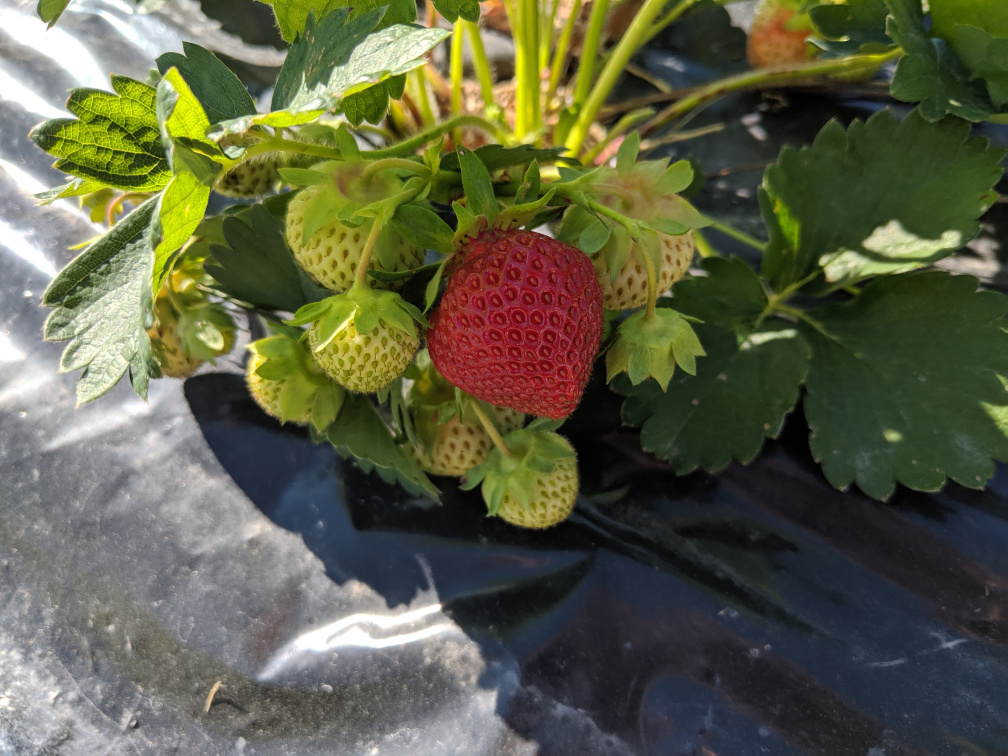
#> input picture Drone/test_image.jpg, 4032 x 3024 px, found by its file name (shown at 1/4 size)
$ python 'CV test.py'
#> lines starting #> are read from the running program, lines starting #| are printed output that depends on the picture
import cv2
print( cv2.__version__ )
from PIL import Image
import numpy as np

Photo=cv2.imread("/home/pi/Desktop/Drone/test_image.jpg")
#> Photo is the input picture: shape (3024, 4032, 3); mean B, G, R 69.3, 95, 92.8
Photo_copy=np.copy(Photo)


Photo_copy=cv2.GaussianBlur(Photo_copy, (31,31),0)
Photo_copy=cv2.cvtColor(Photo_copy,cv2.COLOR_BGR2HSV)
#> Photo_copy: shape (3024, 4032, 3); mean H, S, V 66.1, 96.3, 102.7

H,S,V=cv2.split(Photo_copy)
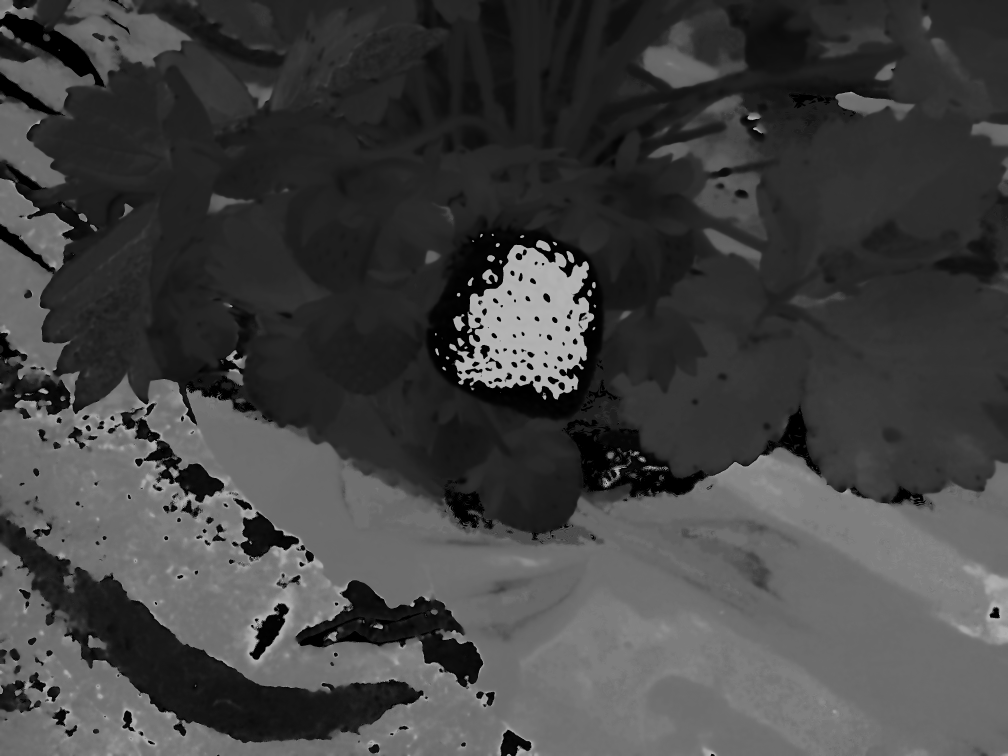
#> H: shape (3024, 4032) (shown at 1/4 size); min 0, max 179, mean 66.1
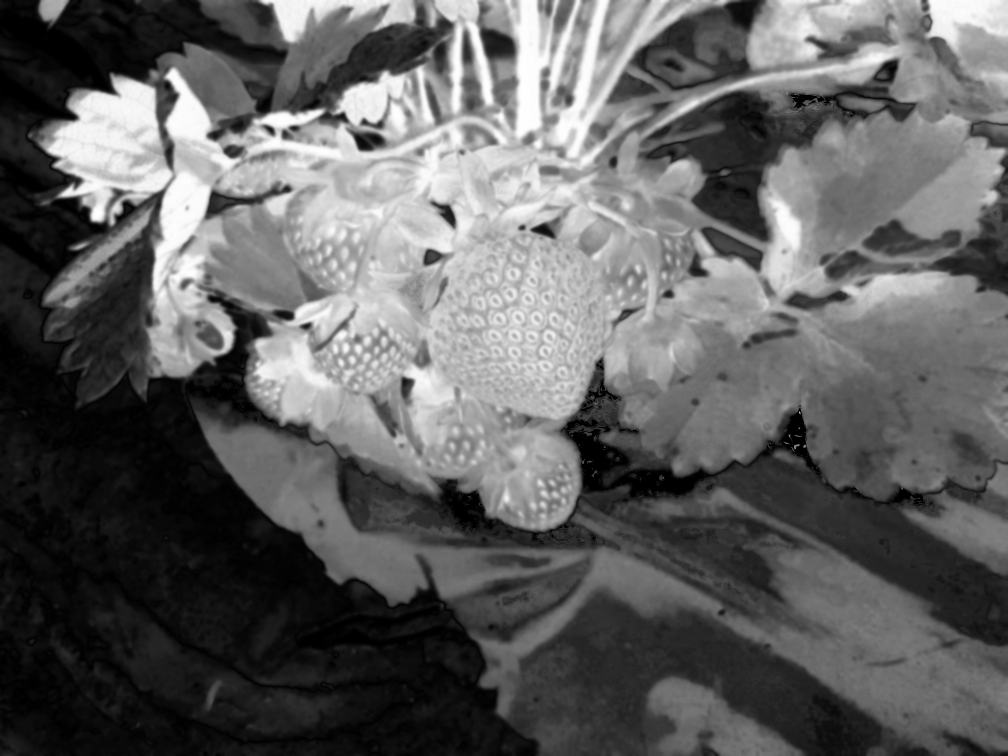
#> S: shape (3024, 4032) (shown at 1/4 size); min 0, max 255, mean 96.3
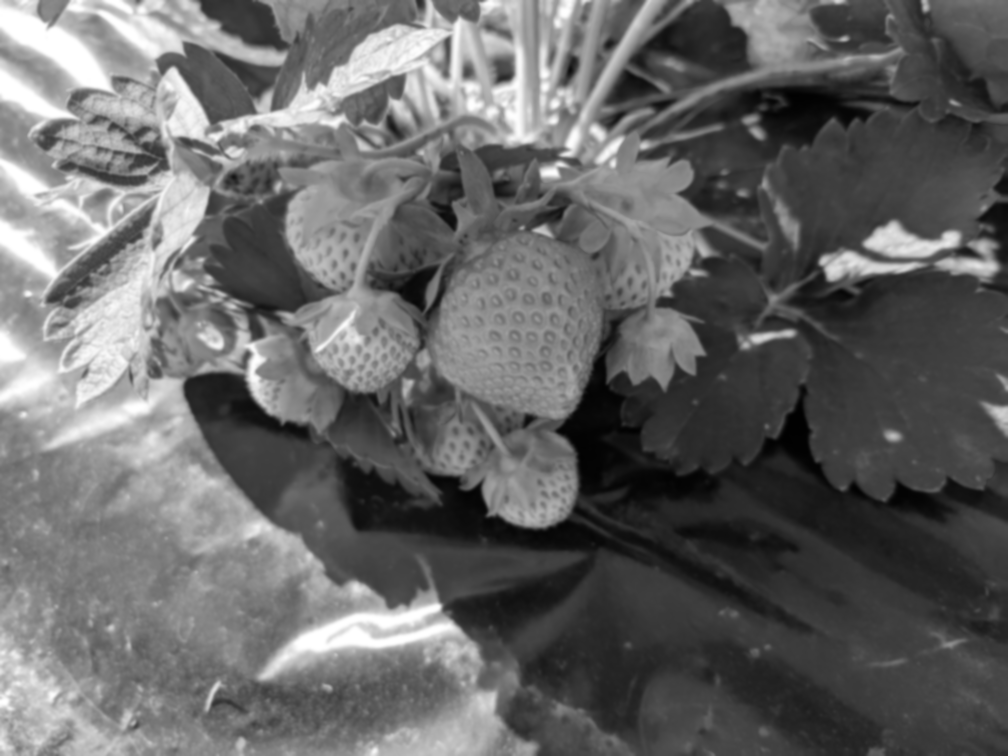
#> V: shape (3024, 4032) (shown at 1/4 size); min 0, max 255, mean 102.7
H=cv2.resize(H,(960,540))
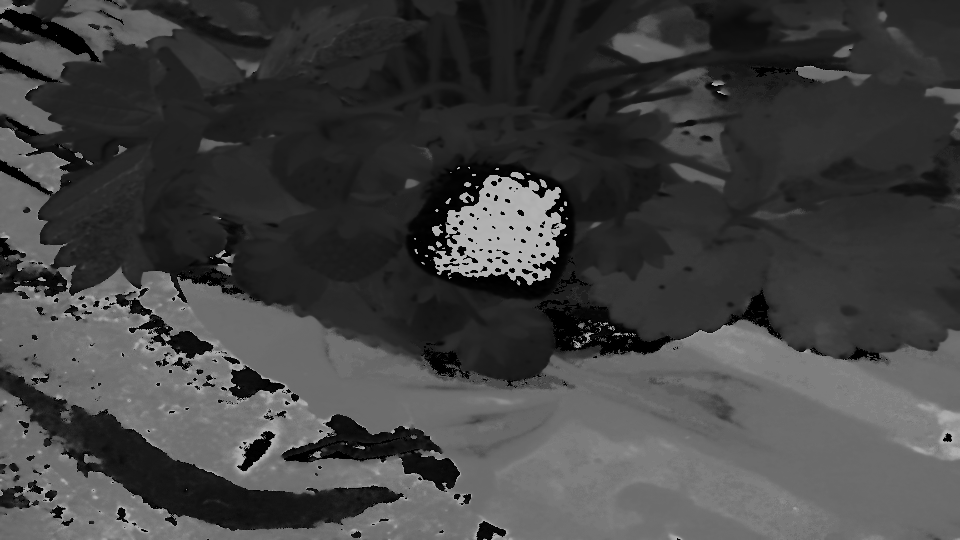
#> H: shape (540, 960); min 0, max 179, mean 66.1
S=cv2.resize(S,(960,540))
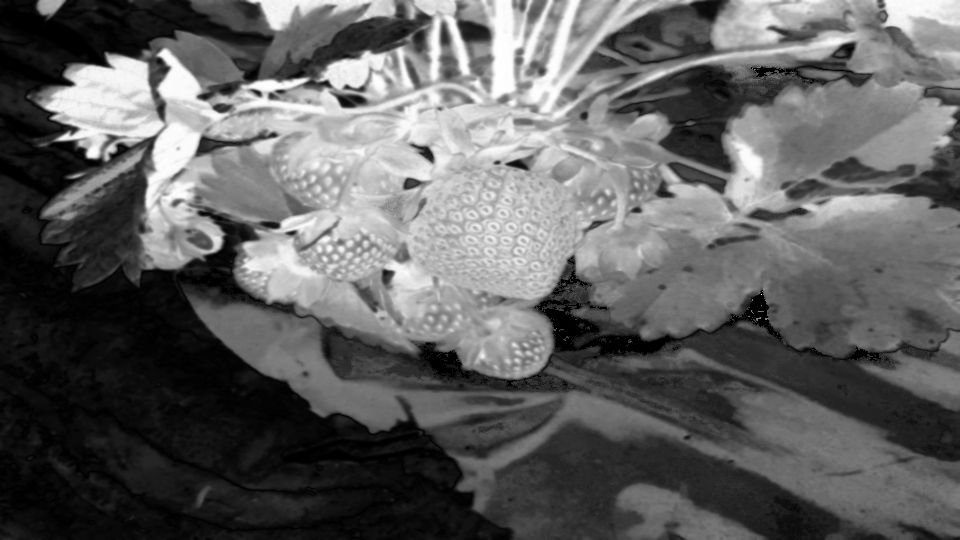
#> S: shape (540, 960); min 0, max 255, mean 96.2
V=cv2.resize(V,(960,540))
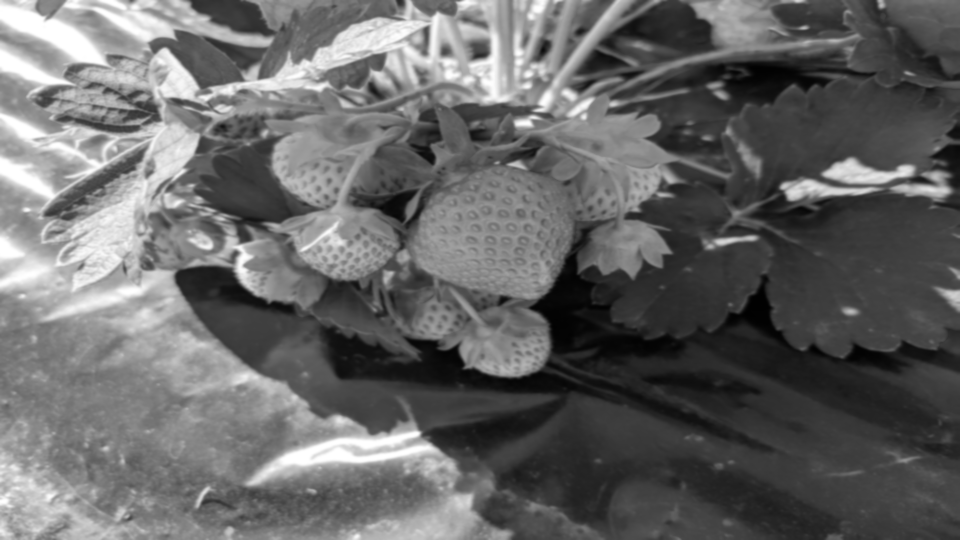
#> V: shape (540, 960); min 0, max 255, mean 102.6
cv2.imshow('Value',V)
cv2.imshow('Hue',H)
cv2.imshow('Saturation',S)
cv2.waitKey(0)

$ run again, with Drone/2.jpg copied over Drone/test_image.jpg
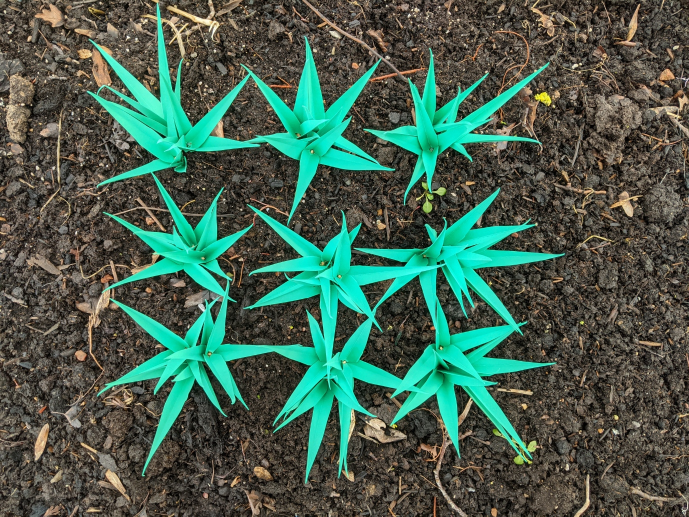
#> input picture Drone/2.jpg, 1378 x 1033 px, found by its file name (shown at 1/2 size)
#> Photo is the input picture: shape (1033, 1378, 3); mean B, G, R 81.1, 97.2, 69.5
#> `H=cv2.resize(H,(960,540))`:
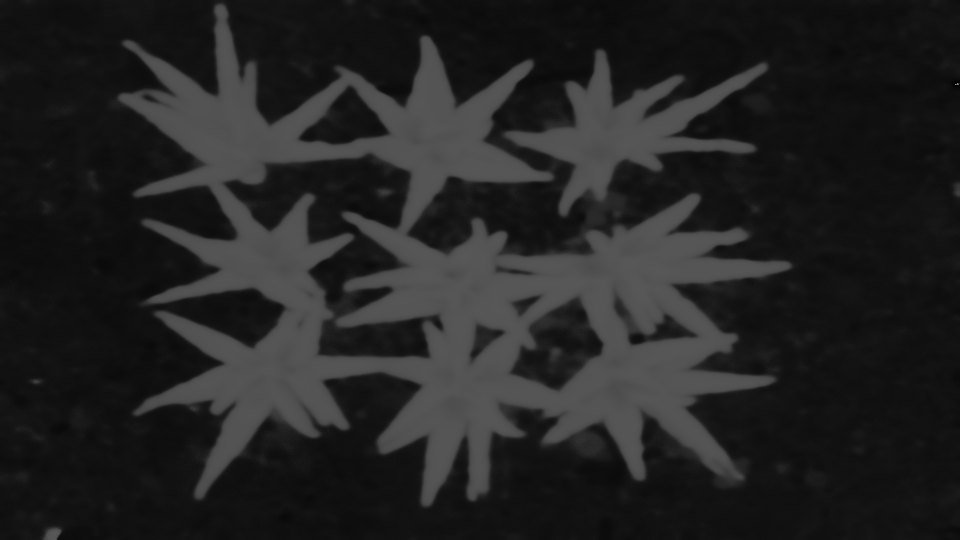
#> H: shape (540, 960); min 0, max 151, mean 35.2
#> `V=cv2.resize(V,(960,540))`:
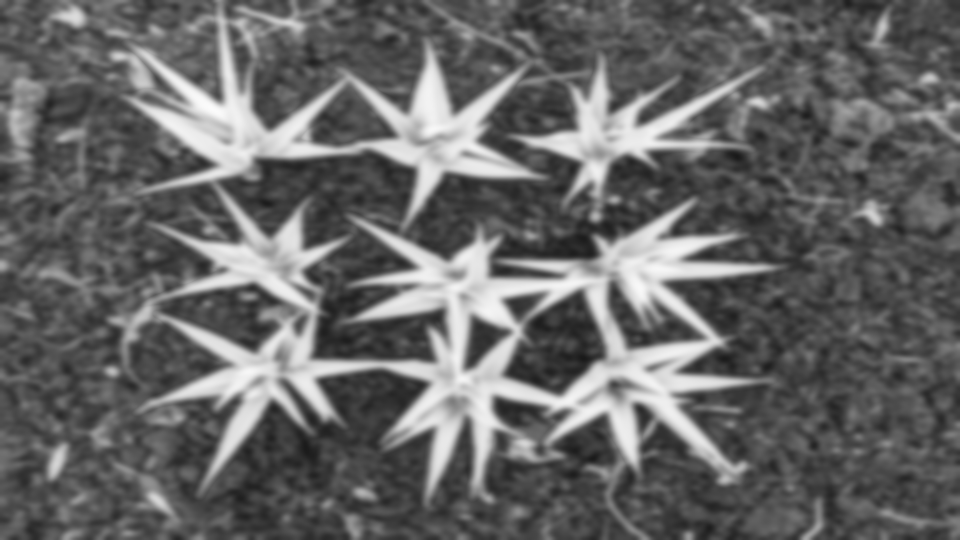
#> V: shape (540, 960); min 25, max 251, mean 102.7

$ run again, with Drone/3.jpg copied over Drone/test_image.jpg
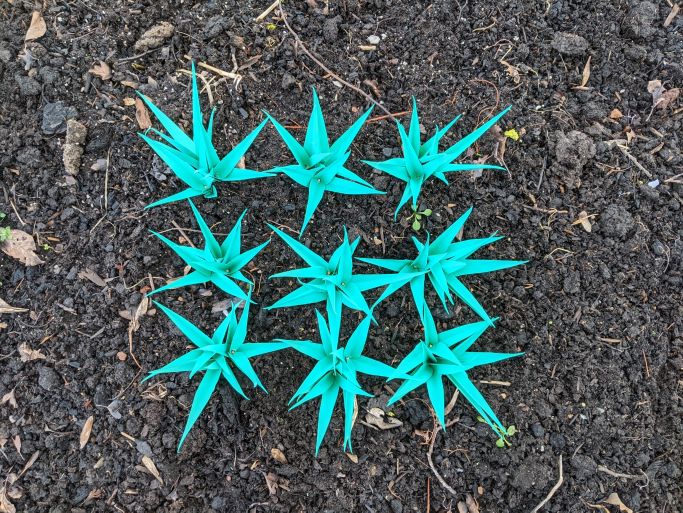
#> input picture Drone/3.jpg, 1366 x 1025 px, found by its file name (shown at 1/2 size)
#> Photo is the input picture: shape (1025, 1366, 3); mean B, G, R 96.8, 97.1, 71.4
#> `S=cv2.resize(S,(960,540))`:
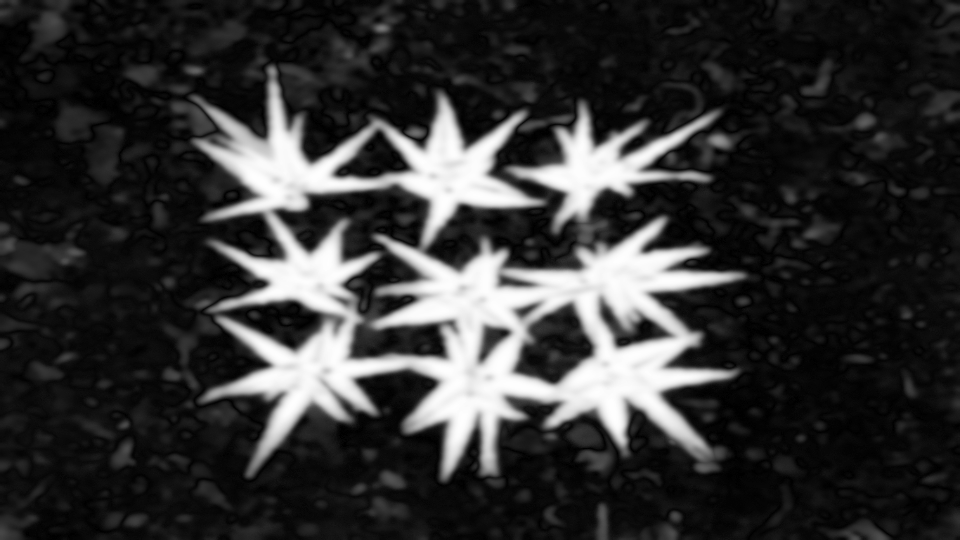
#> S: shape (540, 960); min 0, max 254, mean 51.2
#> `V=cv2.resize(V,(960,540))`:
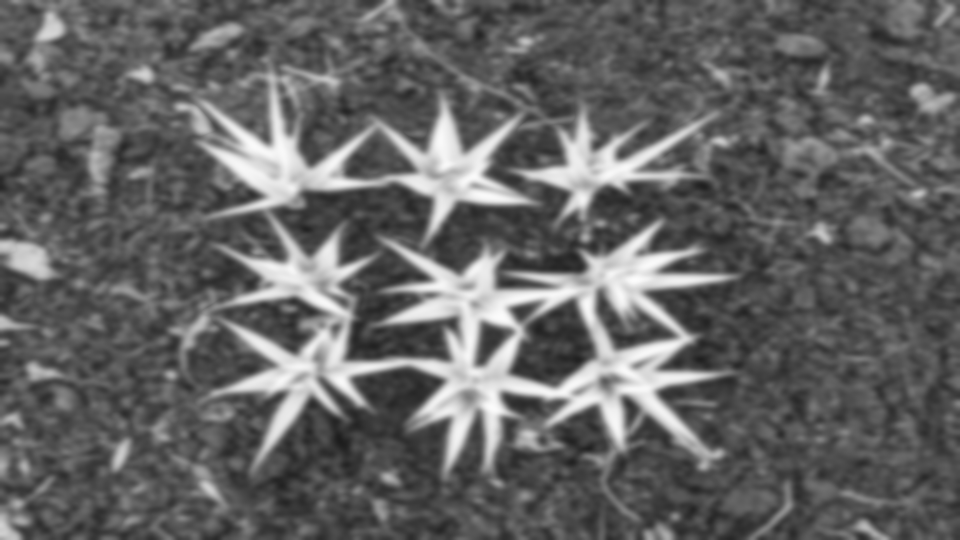
#> V: shape (540, 960); min 28, max 252, mean 100.1
